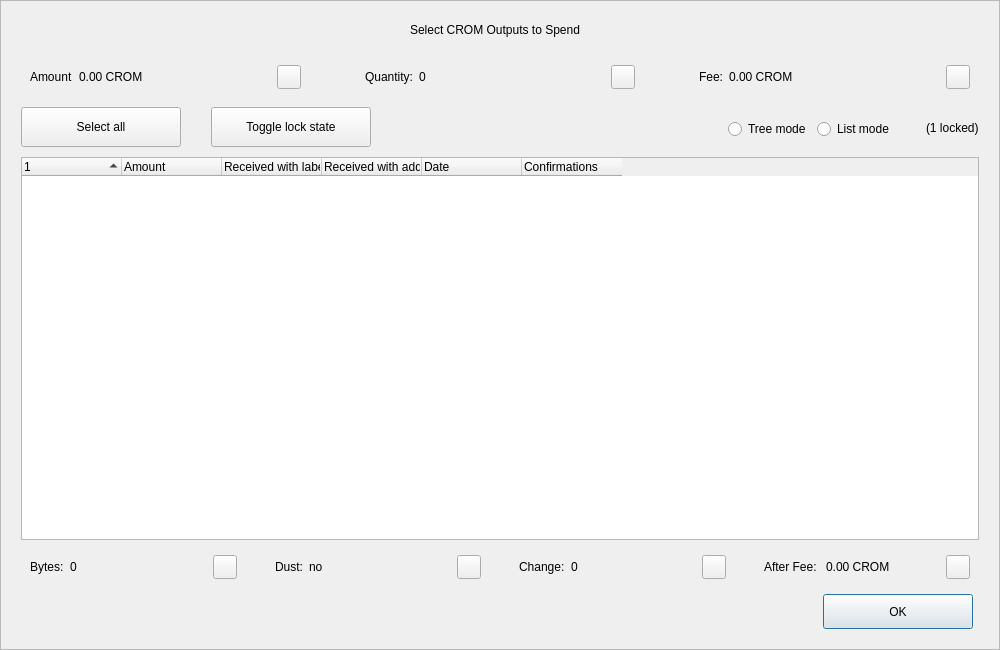
<?xml version="1.0" encoding="UTF-8"?>
<ui version="4.0">
 <class>CoinControlDialog</class>
 <widget class="QDialog" name="CoinControlDialog">
  <property name="geometry">
   <rect>
    <x>0</x>
    <y>0</y>
    <width>1000</width>
    <height>650</height>
   </rect>
  </property>
  <property name="minimumSize">
   <size>
    <width>950</width>
    <height>650</height>
   </size>
  </property>
  <property name="windowTitle">
   <string>Coin Selection</string>
  </property>
  <property name="styleSheet">
   <string notr="true"/>
  </property>
  <layout class="QVBoxLayout" name="verticalLayout">
   <property name="spacing">
    <number>0</number>
   </property>
   <property name="leftMargin">
    <number>0</number>
   </property>
   <property name="topMargin">
    <number>0</number>
   </property>
   <property name="rightMargin">
    <number>0</number>
   </property>
   <property name="bottomMargin">
    <number>0</number>
   </property>
   <item>
    <widget class="QFrame" name="frameContainer">
     <property name="toolTipDuration">
      <number>0</number>
     </property>
     <property name="frameShape">
      <enum>QFrame::StyledPanel</enum>
     </property>
     <property name="frameShadow">
      <enum>QFrame::Raised</enum>
     </property>
     <layout class="QVBoxLayout" name="verticalLayout_2">
      <property name="leftMargin">
       <number>0</number>
      </property>
      <property name="rightMargin">
       <number>0</number>
      </property>
      <property name="bottomMargin">
       <number>20</number>
      </property>
      <item>
       <layout class="QHBoxLayout" name="horizontalLayout_12">
        <property name="spacing">
         <number>0</number>
        </property>
        <property name="leftMargin">
         <number>20</number>
        </property>
        <property name="rightMargin">
         <number>30</number>
        </property>
        <item>
         <spacer name="horizontalSpacer_4">
          <property name="orientation">
           <enum>Qt::Horizontal</enum>
          </property>
          <property name="sizeHint" stdset="0">
           <size>
            <width>40</width>
            <height>20</height>
           </size>
          </property>
         </spacer>
        </item>
        <item>
         <widget class="QLabel" name="labelTitle">
          <property name="minimumSize">
           <size>
            <width>0</width>
            <height>40</height>
           </size>
          </property>
          <property name="maximumSize">
           <size>
            <width>16777215</width>
            <height>40</height>
           </size>
          </property>
          <property name="text">
           <string>Select CROM Outputs to Spend</string>
          </property>
          <property name="alignment">
           <set>Qt::AlignCenter</set>
          </property>
          <property name="margin">
           <number>7</number>
          </property>
         </widget>
        </item>
        <item>
         <spacer name="horizontalSpacer_5">
          <property name="orientation">
           <enum>Qt::Horizontal</enum>
          </property>
          <property name="sizeHint" stdset="0">
           <size>
            <width>40</width>
            <height>20</height>
           </size>
          </property>
         </spacer>
        </item>
       </layout>
      </item>
      <item>
       <layout class="QHBoxLayout" name="horizontalLayout_8">
        <property name="leftMargin">
         <number>20</number>
        </property>
        <property name="rightMargin">
         <number>20</number>
        </property>
        <item>
         <widget class="QWidget" name="layoutAmount" native="true">
          <layout class="QHBoxLayout" name="horizontalLayout_9" stretch="0,1,0">
           <item>
            <widget class="QLabel" name="labelCoinControlAmountText">
             <property name="text">
              <string>Amount</string>
             </property>
            </widget>
           </item>
           <item>
            <widget class="QLabel" name="labelCoinControlAmount">
             <property name="text">
              <string>0.00 CROM</string>
             </property>
            </widget>
           </item>
           <item alignment="Qt::AlignHCenter|Qt::AlignVCenter">
            <widget class="QPushButton" name="pushButtonAmount">
             <property name="minimumSize">
              <size>
               <width>0</width>
               <height>24</height>
              </size>
             </property>
             <property name="maximumSize">
              <size>
               <width>24</width>
               <height>26</height>
              </size>
             </property>
             <property name="focusPolicy">
              <enum>Qt::NoFocus</enum>
             </property>
             <property name="styleSheet">
              <string notr="true">padding-bottom:2px;
padding-right:4px;</string>
             </property>
             <property name="text">
              <string/>
             </property>
            </widget>
           </item>
          </layout>
         </widget>
        </item>
        <item>
         <spacer name="horizontalSpacer_2">
          <property name="orientation">
           <enum>Qt::Horizontal</enum>
          </property>
          <property name="sizeType">
           <enum>QSizePolicy::Fixed</enum>
          </property>
          <property name="sizeHint" stdset="0">
           <size>
            <width>40</width>
            <height>20</height>
           </size>
          </property>
         </spacer>
        </item>
        <item>
         <widget class="QWidget" name="layoutQuantity" native="true">
          <layout class="QHBoxLayout" name="horizontalLayout_10" stretch="0,1,0">
           <item>
            <widget class="QLabel" name="labelCoinControlQuantityText">
             <property name="text">
              <string>Quantity:</string>
             </property>
            </widget>
           </item>
           <item>
            <widget class="QLabel" name="labelCoinControlQuantity">
             <property name="text">
              <string>0</string>
             </property>
            </widget>
           </item>
           <item alignment="Qt::AlignHCenter|Qt::AlignVCenter">
            <widget class="QPushButton" name="pushButtonQuantity">
             <property name="minimumSize">
              <size>
               <width>0</width>
               <height>24</height>
              </size>
             </property>
             <property name="maximumSize">
              <size>
               <width>24</width>
               <height>26</height>
              </size>
             </property>
             <property name="focusPolicy">
              <enum>Qt::NoFocus</enum>
             </property>
             <property name="styleSheet">
              <string notr="true">padding-bottom:2px;
               padding-right:4px;</string>
             </property>
             <property name="text">
              <string/>
             </property>
            </widget>
           </item>
          </layout>
         </widget>
        </item>
        <item>
         <spacer name="horizontalSpacer_22">
          <property name="orientation">
           <enum>Qt::Horizontal</enum>
          </property>
          <property name="sizeType">
           <enum>QSizePolicy::Fixed</enum>
          </property>
          <property name="sizeHint" stdset="0">
           <size>
            <width>40</width>
            <height>20</height>
           </size>
          </property>
         </spacer>
        </item>
        <item>
         <widget class="QWidget" name="layoutFee" native="true">
          <layout class="QHBoxLayout" name="horizontalLayout_11" stretch="0,1,0">
           <item>
            <widget class="QLabel" name="labelCoinControlFeeText">
             <property name="text">
              <string>Fee:</string>
             </property>
            </widget>
           </item>
           <item>
            <widget class="QLabel" name="labelCoinControlFee">
             <property name="text">
              <string>0.00 CROM</string>
             </property>
            </widget>
           </item>
           <item alignment="Qt::AlignHCenter|Qt::AlignVCenter">
            <widget class="QPushButton" name="pushButtonFee">
             <property name="minimumSize">
              <size>
               <width>0</width>
               <height>24</height>
              </size>
             </property>
             <property name="maximumSize">
              <size>
               <width>24</width>
               <height>26</height>
              </size>
             </property>
             <property name="focusPolicy">
              <enum>Qt::NoFocus</enum>
             </property>
             <property name="styleSheet">
              <string notr="true">padding-bottom:2px;
               padding-right:4px;</string>
             </property>
             <property name="text">
              <string/>
             </property>
            </widget>
           </item>
          </layout>
         </widget>
        </item>
       </layout>
      </item>
      <item>
       <widget class="QFrame" name="frame">
        <property name="minimumSize">
         <size>
          <width>0</width>
          <height>40</height>
         </size>
        </property>
        <property name="styleSheet">
         <string notr="true">#frame {
	border:0;
}</string>
        </property>
        <property name="frameShape">
         <enum>QFrame::StyledPanel</enum>
        </property>
        <property name="frameShadow">
         <enum>QFrame::Sunken</enum>
        </property>
        <layout class="QHBoxLayout" name="horizontalLayout">
         <property name="spacing">
          <number>0</number>
         </property>
         <property name="leftMargin">
          <number>20</number>
         </property>
         <property name="topMargin">
          <number>0</number>
         </property>
         <property name="rightMargin">
          <number>20</number>
         </property>
         <property name="bottomMargin">
          <number>0</number>
         </property>
         <item>
          <layout class="QHBoxLayout" name="horizontalLayoutPanel" stretch="0,0,0,0,0,0">
           <property name="spacing">
            <number>20</number>
           </property>
           <item>
            <widget class="QPushButton" name="pushButtonSelectAll">
             <property name="sizePolicy">
              <sizepolicy hsizetype="Maximum" vsizetype="Fixed">
               <horstretch>0</horstretch>
               <verstretch>0</verstretch>
              </sizepolicy>
             </property>
             <property name="minimumSize">
              <size>
               <width>160</width>
               <height>40</height>
              </size>
             </property>
             <property name="maximumSize">
              <size>
               <width>16777215</width>
               <height>40</height>
              </size>
             </property>
             <property name="text">
              <string>Select all</string>
             </property>
             <property name="checkable">
              <bool>true</bool>
             </property>
             <property name="checked">
              <bool>false</bool>
             </property>
             <property name="autoExclusive">
              <bool>false</bool>
             </property>
             <property name="autoDefault">
              <bool>false</bool>
             </property>
            </widget>
           </item>
           <item>
            <spacer name="horizontalSpacer_6">
             <property name="orientation">
              <enum>Qt::Horizontal</enum>
             </property>
             <property name="sizeType">
              <enum>QSizePolicy::Fixed</enum>
             </property>
             <property name="sizeHint" stdset="0">
              <size>
               <width>10</width>
               <height>20</height>
              </size>
             </property>
            </spacer>
           </item>
           <item>
            <widget class="QPushButton" name="pushButtonToggleLock">
             <property name="sizePolicy">
              <sizepolicy hsizetype="Maximum" vsizetype="Fixed">
               <horstretch>0</horstretch>
               <verstretch>0</verstretch>
              </sizepolicy>
             </property>
             <property name="minimumSize">
              <size>
               <width>160</width>
               <height>40</height>
              </size>
             </property>
             <property name="maximumSize">
              <size>
               <width>16777215</width>
               <height>40</height>
              </size>
             </property>
             <property name="text">
              <string>Toggle lock state</string>
             </property>
             <property name="checkable">
              <bool>true</bool>
             </property>
             <property name="autoExclusive">
              <bool>false</bool>
             </property>
             <property name="autoDefault">
              <bool>false</bool>
             </property>
            </widget>
           </item>
           <item>
            <spacer name="horizontalSpacer_7">
             <property name="orientation">
              <enum>Qt::Horizontal</enum>
             </property>
             <property name="sizeType">
              <enum>QSizePolicy::Expanding</enum>
             </property>
             <property name="sizeHint" stdset="0">
              <size>
               <width>30</width>
               <height>20</height>
              </size>
             </property>
            </spacer>
           </item>
           <item alignment="Qt::AlignRight">
            <widget class="QGroupBox" name="groupBox_2">
             <property name="styleSheet">
              <string notr="true">#groupBox_2 {
    background-color:transparent;
    border-radius:0;
}</string>
             </property>
             <property name="title">
              <string/>
             </property>
             <layout class="QHBoxLayout" name="horizontalLayout_14">
              <item>
               <widget class="QRadioButton" name="radioTreeMode">
                <property name="sizePolicy">
                 <sizepolicy hsizetype="Maximum" vsizetype="Fixed">
                  <horstretch>0</horstretch>
                  <verstretch>0</verstretch>
                 </sizepolicy>
                </property>
                <property name="text">
                 <string>Tree mode</string>
                </property>
               </widget>
              </item>
              <item>
               <widget class="QRadioButton" name="radioListMode">
                <property name="sizePolicy">
                 <sizepolicy hsizetype="Maximum" vsizetype="Fixed">
                  <horstretch>0</horstretch>
                  <verstretch>0</verstretch>
                 </sizepolicy>
                </property>
                <property name="text">
                 <string>List mode</string>
                </property>
                <property name="checked">
                 <bool>false</bool>
                </property>
               </widget>
              </item>
             </layout>
            </widget>
           </item>
           <item>
            <widget class="QLabel" name="labelLocked">
             <property name="text">
              <string>(1 locked)</string>
             </property>
            </widget>
           </item>
          </layout>
         </item>
        </layout>
       </widget>
      </item>
      <item>
       <layout class="QHBoxLayout" name="horizontalLayout_13">
        <property name="leftMargin">
         <number>20</number>
        </property>
        <property name="rightMargin">
         <number>20</number>
        </property>
        <item>
         <widget class="CoinControlTreeWidget" name="treeWidget">
          <property name="contextMenuPolicy">
           <enum>Qt::CustomContextMenu</enum>
          </property>
          <property name="styleSheet">
           <string notr="true"/>
          </property>
          <property name="sortingEnabled">
           <bool>false</bool>
          </property>
          <property name="columnCount">
           <number>6</number>
          </property>
          <attribute name="headerShowSortIndicator" stdset="0">
           <bool>true</bool>
          </attribute>
          <attribute name="headerStretchLastSection">
           <bool>false</bool>
          </attribute>
          <column>
           <property name="text">
            <string/>
           </property>
          </column>
          <column>
           <property name="text">
            <string>Amount</string>
           </property>
          </column>
          <column>
           <property name="text">
            <string>Received with label</string>
           </property>
          </column>
          <column>
           <property name="text">
            <string>Received with address</string>
           </property>
          </column>
          <column>
           <property name="text">
            <string>Date</string>
           </property>
          </column>
          <column>
           <property name="text">
            <string>Confirmations</string>
           </property>
           <property name="toolTip">
            <string>Confirmed</string>
           </property>
          </column>
         </widget>
        </item>
       </layout>
      </item>
      <item>
       <layout class="QHBoxLayout" name="horizontalLayout_3">
        <property name="spacing">
         <number>20</number>
        </property>
        <property name="leftMargin">
         <number>20</number>
        </property>
        <property name="rightMargin">
         <number>20</number>
        </property>
        <item>
         <widget class="QWidget" name="layoutBytes" native="true">
          <layout class="QHBoxLayout" name="horizontalLayout_4" stretch="0,1,0">
           <item>
            <widget class="QLabel" name="labelCoinControlBytesText">
             <property name="text">
              <string>Bytes:</string>
             </property>
            </widget>
           </item>
           <item>
            <widget class="QLabel" name="labelCoinControlBytes">
             <property name="text">
              <string>0</string>
             </property>
            </widget>
           </item>
           <item alignment="Qt::AlignHCenter|Qt::AlignVCenter">
            <widget class="QPushButton" name="pushButtonBytes">
             <property name="minimumSize">
              <size>
               <width>0</width>
               <height>24</height>
              </size>
             </property>
             <property name="maximumSize">
              <size>
               <width>24</width>
               <height>26</height>
              </size>
             </property>
             <property name="focusPolicy">
              <enum>Qt::NoFocus</enum>
             </property>
             <property name="styleSheet">
              <string notr="true">padding-bottom:2px;
               padding-right:4px;</string>
             </property>
             <property name="text">
              <string/>
             </property>
            </widget>
           </item>
          </layout>
         </widget>
        </item>
        <item>
         <widget class="QWidget" name="layoutDust" native="true">
          <layout class="QHBoxLayout" name="horizontalLayout_5" stretch="0,1,0">
           <item>
            <widget class="QLabel" name="labelCoinControlLowOutputText">
             <property name="text">
              <string>Dust:</string>
             </property>
            </widget>
           </item>
           <item>
            <widget class="QLabel" name="labelCoinControlLowOutput">
             <property name="text">
              <string>no</string>
             </property>
            </widget>
           </item>
           <item alignment="Qt::AlignHCenter|Qt::AlignVCenter">
            <widget class="QPushButton" name="pushButtonDust">
             <property name="minimumSize">
              <size>
               <width>0</width>
               <height>24</height>
              </size>
             </property>
             <property name="maximumSize">
              <size>
               <width>24</width>
               <height>26</height>
              </size>
             </property>
             <property name="focusPolicy">
              <enum>Qt::NoFocus</enum>
             </property>
             <property name="styleSheet">
              <string notr="true">padding-bottom:2px;
               padding-right:4px;</string>
             </property>
             <property name="text">
              <string/>
             </property>
            </widget>
           </item>
          </layout>
         </widget>
        </item>
        <item>
         <widget class="QWidget" name="layoutChange" native="true">
          <layout class="QHBoxLayout" name="horizontalLayout_6" stretch="0,1,0">
           <item>
            <widget class="QLabel" name="labelCoinControlChangeText">
             <property name="text">
              <string>Change:</string>
             </property>
            </widget>
           </item>
           <item>
            <widget class="QLabel" name="labelCoinControlChange">
             <property name="text">
              <string>0</string>
             </property>
            </widget>
           </item>
           <item alignment="Qt::AlignHCenter|Qt::AlignVCenter">
            <widget class="QPushButton" name="pushButtonChange">
             <property name="minimumSize">
              <size>
               <width>0</width>
               <height>24</height>
              </size>
             </property>
             <property name="maximumSize">
              <size>
               <width>24</width>
               <height>26</height>
              </size>
             </property>
             <property name="focusPolicy">
              <enum>Qt::NoFocus</enum>
             </property>
             <property name="styleSheet">
              <string notr="true">padding-bottom:2px;
               padding-right:4px;</string>
             </property>
             <property name="text">
              <string/>
             </property>
            </widget>
           </item>
          </layout>
         </widget>
        </item>
        <item>
         <widget class="QWidget" name="layoutAfter" native="true">
          <layout class="QHBoxLayout" name="horizontalLayout_7" stretch="0,1,0">
           <item>
            <widget class="QLabel" name="labelCoinControlAfterFeeText">
             <property name="text">
              <string>After Fee: </string>
             </property>
            </widget>
           </item>
           <item>
            <widget class="QLabel" name="labelCoinControlAfterFee">
             <property name="text">
              <string>0.00 CROM</string>
             </property>
            </widget>
           </item>
           <item alignment="Qt::AlignHCenter|Qt::AlignVCenter">
            <widget class="QPushButton" name="pushButtonAlterFee">
             <property name="minimumSize">
              <size>
               <width>0</width>
               <height>24</height>
              </size>
             </property>
             <property name="maximumSize">
              <size>
               <width>24</width>
               <height>26</height>
              </size>
             </property>
             <property name="focusPolicy">
              <enum>Qt::NoFocus</enum>
             </property>
             <property name="styleSheet">
              <string notr="true">padding-bottom:2px;
               padding-right:4px;</string>
             </property>
             <property name="text">
              <string/>
             </property>
            </widget>
           </item>
          </layout>
         </widget>
        </item>
       </layout>
      </item>
      <item>
       <layout class="QHBoxLayout" name="horizontalLayout_2">
        <property name="spacing">
         <number>0</number>
        </property>
        <property name="leftMargin">
         <number>20</number>
        </property>
        <property name="rightMargin">
         <number>26</number>
        </property>
        <item>
         <spacer name="horizontalSpacer_3">
          <property name="orientation">
           <enum>Qt::Horizontal</enum>
          </property>
          <property name="sizeHint" stdset="0">
           <size>
            <width>558</width>
            <height>20</height>
           </size>
          </property>
         </spacer>
        </item>
        <item>
         <widget class="QPushButton" name="pushButtonOk">
          <property name="minimumSize">
           <size>
            <width>150</width>
            <height>35</height>
           </size>
          </property>
          <property name="text">
           <string>OK</string>
          </property>
         </widget>
        </item>
       </layout>
      </item>
     </layout>
    </widget>
   </item>
  </layout>
 </widget>
 <customwidgets>
  <customwidget>
   <class>CoinControlTreeWidget</class>
   <extends>QTreeWidget</extends>
   <header>coincontroltreewidget.h</header>
  </customwidget>
 </customwidgets>
 <resources/>
 <connections/>
</ui>
